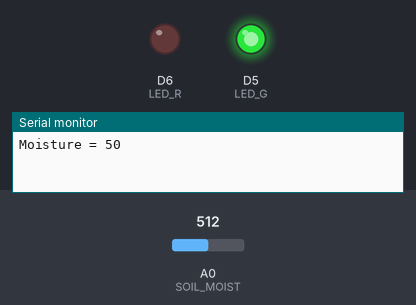
Recording of a sketch running on a simulated ESP8266 (NodeMCU). Shown: output pins drawn as LEDs (lit = HIGH), the last lines printed to the serial monitor. Inputs (shaded band) come from the test bench; at power-on: A0 (SOIL_MOIST) = 512. WiFi joins after 1.5 s; servers stay silent unless stated.

Above: at 3.0 s.
3.1 s: A0 (SOIL_MOIST) set to 499
At 4.7 s:
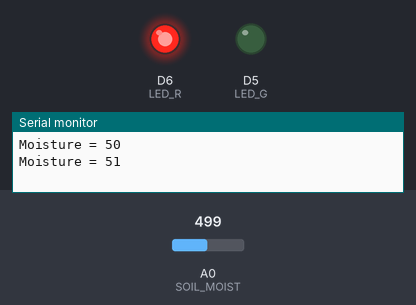
5.3 s: A0 (SOIL_MOIST) set to 511
At 6.2 s:
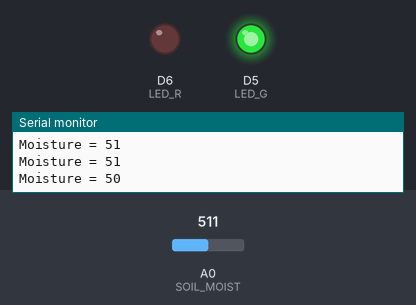
7.3 s: A0 (SOIL_MOIST) set to 306
At 8.9 s:
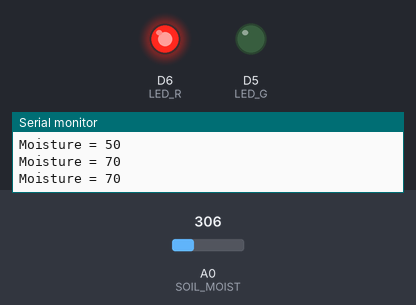
Timing chart, 0 to 10.4 s (numbered marks = the images above; inputs shaded):
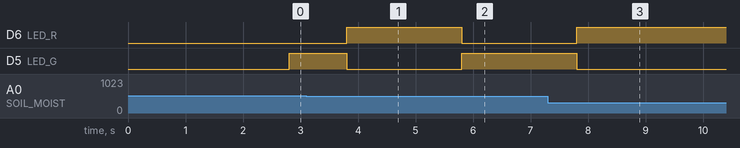

The sketch:

Workshop_12.ino
```cpp
#define BLYNK_TEMPLATE_ID "your template id"
#define BLYNK_DEVICE_NAME "your device name"
#define BLYNK_PRINT Serial

#include <ESP8266WiFi.h>
#include <BlynkSimpleEsp8266.h>

#define Relay D2
#define LED_G D5
#define LED_R D6
#define SOIL_MOIST A0

const char ssid[] = "Wifi_name";
const char pass[] = "password";
const char auth[] = "your token";

int raw_data = 0;
int moisture = 0 ;

BlynkTimer timer;
void timerEvent();

void setup()
{
  Serial.begin(115200);

  Blynk.begin(auth, ssid, pass);
  timer.setInterval(1000L, timerEvent);

  pinMode(LED_G, OUTPUT);  // sets the pin as output
  pinMode(LED_R, OUTPUT);  // sets the pin as output
}

void loop()
{
  Blynk.run();
  timer.run();
}

void timerEvent(){
  raw_data = analogRead(SOIL_MOIST);  //อ่านค่าสัญญาณ analog จาก PIN A0 ที่ต่อกับ Soil Moisture Sensor Module v1
  moisture = map(raw_data, 0, 1023, 100, 0); //ปรับเปลี่ยนค่าจาก 0-1023 เป็น 0-100
  Serial.print("Moisture = "); // พิมพ์ข้อมความส่งเข้าคอมพิวเตอร์ "val = "
  Serial.println(moisture); // พิมพ์ค่าของตัวแปร val

  Blynk.virtualWrite(V0, moisture);//ส่งค่าไปที่ blynk โดยใช้ visualpin 0

  if (moisture > 50) {//จากค่าที่ทำการแปลง map_val มีค่ามากกว่า 50 เเสดงว่าดินมีความชื้นเกิน 50 เปอร์เซ็น
    digitalWrite(LED_G, LOW); // สั่งให้ LED เขียวดับ
    digitalWrite(LED_R, HIGH); // สั่งให้ LED สีเเดง ติดสว่าง
  }
  else {
    digitalWrite(LED_G, HIGH); // สั่งให้ LED เขียวติดสว่าง
    digitalWrite(LED_R, LOW);// สั่งให้ LED สีเเดง ดับ
  }
}
```

Measured:
- the behaviour switches between 507 and 506 on A0 (SOIL_MOIST) (found by bisection; images 0 and 1)
- after the input at 3.1 s, D6 (LED_R): LOW → HIGH after 0.70 s; D5 (LED_G): HIGH → LOW after 0.70 s
- after the input at 5.3 s, D6 (LED_R): HIGH → LOW after 0.50 s; D5 (LED_G): LOW → HIGH after 0.50 s
- after the input at 7.3 s, D6 (LED_R): LOW → HIGH after 0.50 s; D5 (LED_G): HIGH → LOW after 0.50 s
